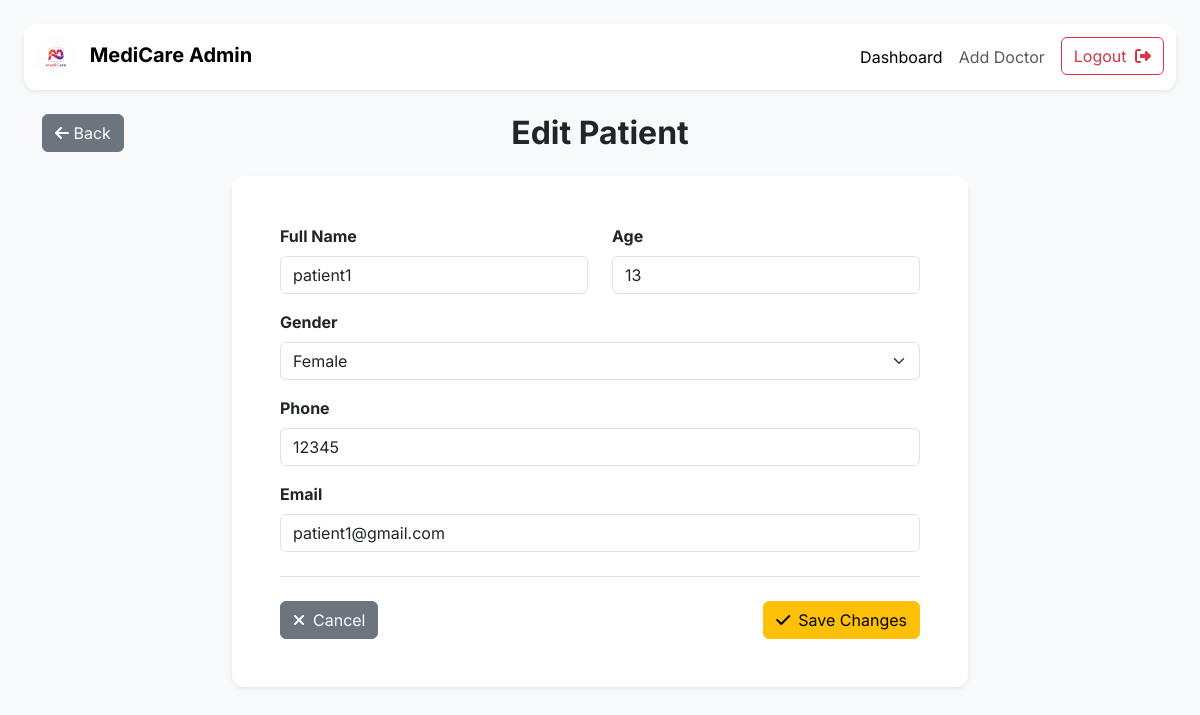
The app's page /edit_patient/1, older data.
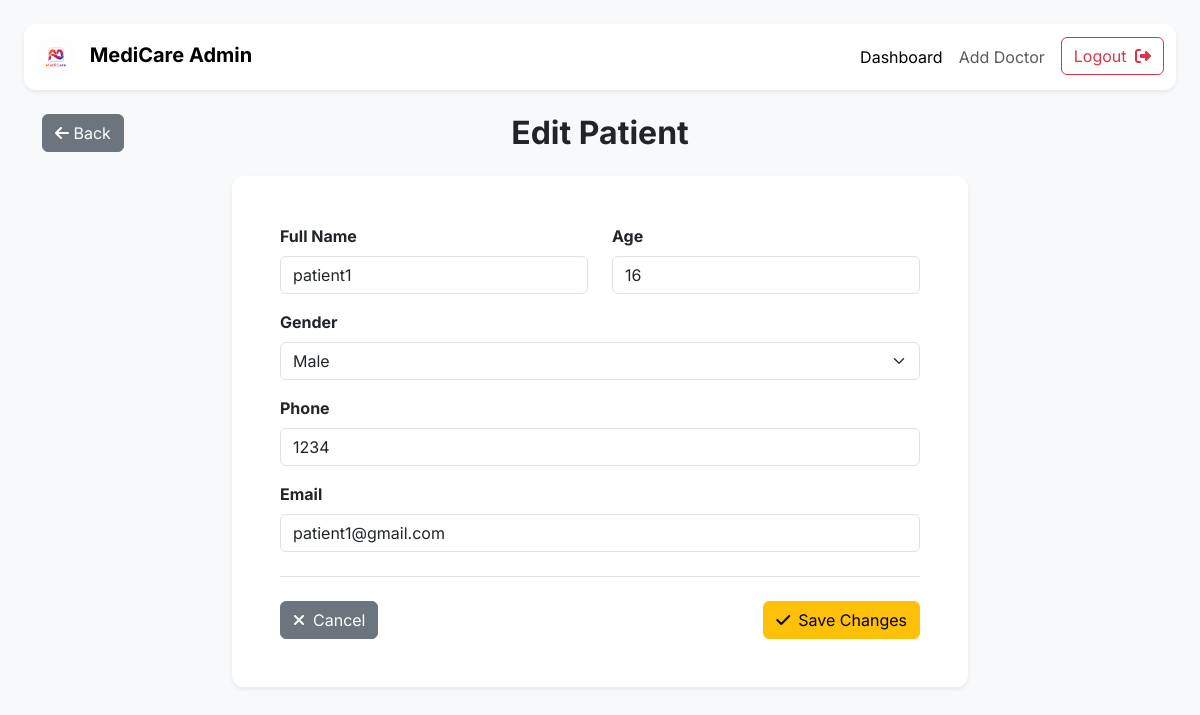
The same page, newer data.
### application/models.py (models this page shows)
class Patient(db.Model):
    __tablename__ = 'patient'
    id = db.Column(db.Integer(),primary_key = True)
    blocked = db.Column(db.Boolean(), default=False, nullable=False)
    user_id = db.Column(db.Integer(), db.ForeignKey('user.id', ondelete="CASCADE"), nullable=False)
    name = db.Column(db.String(), nullable=False)
    age = db.Column(db.Integer(), nullable=False)
    gender = db.Column(db.String(), nullable=False)
    phone = db.Column(db.String(), nullable=False)
    email = db.Column(db.String(), nullable=False)
    appointment = db.relationship('Appointment', backref='patient', cascade="all, delete-orphan")

### application/controllers.py (the view, shortened to what this page needs)
@app.route("/edit_patient/<int:id>", methods=['GET','POST'])
def edit_patient(id):
    patient = Patient.query.get_or_404(id)
    return render_template("edit_patient.html", patient=patient)

### templates/edit_patient.html (shortened to what the changed rows need)
<!DOCTYPE html>
<html lang="en">
<head>
    <link href="https://cdn.jsdelivr.net/npm/bootstrap@5.3.2/dist/css/bootstrap.min.css" rel="stylesheet">
</head>
<body class="p-4">
    <main class="container">
        <div class="d-flex justify-content-between align-items-center mb-4">
            <h2 class="mb-0 fw-bold">Edit Patient</h2>
        </div>
        <div class="row justify-content-center">
            <div class="col-lg-8 col-md-10">
                <div class="card shadow-sm p-4 p-md-5">
                    <form method="post">
                        <div class="row">
                            <div class="col-md-6 mb-3">
                                <label for="patientName" class="form-label fw-bold">Full Name</label>
                                <input type="text" name="name" id="patientName" class="form-control" value="{{ patient.name }}" required>
                            </div>
                            <div class="col-md-6 mb-3">
                                <label for="patientAge" class="form-label fw-bold">Age</label>
                                <input type="number" name="age" id="patientAge" class="form-control" value="{{ patient.age }}" min="0">
                            </div>
                        </div>
                        <div class="mb-3">
                            <label for="patientGender" class="form-label fw-bold">Gender</label>
                            <select name="gender" id="patientGender" class="form-select">
                                <option value="Male" {% if patient.gender=='Male' %}selected{% endif %}>Male</option>
                                <option value="Female" {% if patient.gender=='Female' %}selected{% endif %}>Female</option>
                            </select>
                        </div>
                        <div class="mb-3">
                            <label for="patientPhone" class="form-label fw-bold">Phone</label>
                            <input type="text" name="phone" id="patientPhone" class="form-control" value="{{ patient.phone }}">
                        </div>
                        <div class="mb-3">
                            <label for="patientEmail" class="form-label fw-bold">Email</LabeL>
                            <input type="email" name="email" id="patientEmail" class="form-control" value="{{ patient.email }}">
                        </div>
                    </form>
                </div>
            </div>
        </div>
    </main>
</body>
</html>

Row changes from the older to the newer data that the page shows:
changed Patient "patient1": age "13" → "16"; gender "Female" → "Male"; phone "12345" → "1234"
